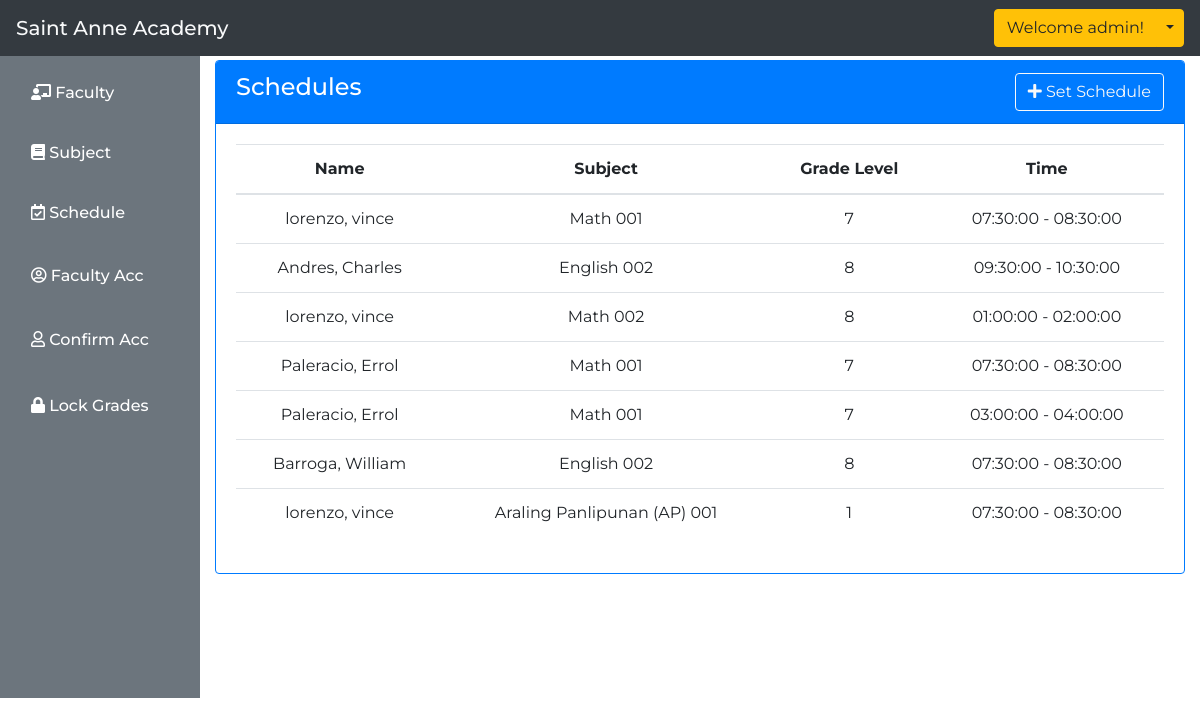
The page /admin/schedule.php (signed in) on the database its author committed.
### tables this page shows
CREATE TABLE `schedule` (
  `schedule_id` int(11) NOT NULL,
  `faculty_id` int(11) NOT NULL,
  `subject_id` int(11) NOT NULL,
  `time_id` int(11) NOT NULL,
  `school_year_id` int(11) NOT NULL
);

CREATE TABLE `faculty` (
  `faculty_id` int(11) NOT NULL,
  `faculty_id_number` varchar(255) NOT NULL,
  `family_name` text NOT NULL,
  `first_name` text NOT NULL,
  `middle_name` text NOT NULL,
  `bday` date NOT NULL,
  `address` varchar(255) NOT NULL,
  `mobile_number` varchar(255) NOT NULL
);

CREATE TABLE `subject` (
  `subject_id` int(11) NOT NULL,
  `subject_code` varchar(50) NOT NULL,
  `subject_name` varchar(255) NOT NULL,
  `grade_level` varchar(255) NOT NULL
);

CREATE TABLE `time` (
  `time_id` int(11) NOT NULL,
  `start_time` time NOT NULL,
  `end_time` time NOT NULL
);

### admin/schedule.php (the view, shortened to what this page needs)
<?php require 'layouts/admin_header.php'; ?>
<div class="float-right col-10" style="margin: 0 auto; margin-top: 5%;">
        <div class="card border-primary mb-3" style="max-width: 100%;">
        <div class="card-header bg-primary">
                <div class="row">
                    <div class="col-6">
                        <h4 class="text-white">Schedules</h4>
                    </div>
                    <div class="col-6">
                        <button type="button" class="btn btn-outline-light float-right" data-toggle="modal" data-target="#exampleModalCenter">
                            <i class="fas fa-plus"></i> Set Schedule
                        </button>
                    </div>
                </div>
            </div>
            <div class="card-body">
                <table class="table text-center">
                    <thead>
                        <tr>
                            <th scope="col">Name</th>
                            <th scope="col">Subject</th>
                            <th scope="col">Grade Level</th>
                            <th scope="col">Time</th>
                        </tr>
                    </thead>
                    <tbody>
                        <?php
                            $con = mysqli_connect("localhost", "root", "", "enrollment");
                            $sql = "SELECT * FROM schedule
                                    INNER JOIN faculty ON schedule.faculty_id = faculty.faculty_id
                                    INNER JOIN subject ON schedule.subject_id = subject.subject_id
                                    INNER JOIN time ON schedule.time_id = time.time_id
                                    INNER JOIN school_year ON schedule.school_year_id = school_year.school_year_id";
                            $result = mysqli_query($con, $sql);
                            while($row = mysqli_fetch_array($result)) {
                        ?>
                            <tr>
                                <td><?php echo $row['family_name']; ?>, <?php echo $row['first_name']; ?></td>
                                <td><?php echo $row['subject_name']; ?></td>
                                <td><?php echo $row['grade_level']; ?></td>
                                <td><?php echo $row['start_time']; ?> - <?php echo $row['end_time']; ?></td>
                            </tr>
                            <?php }?>
                        </tbody>
                </table>
            </div>
        </div>
    </div>
<?php require 'layouts/admin_footer.php'; ?>

### admin/layouts/admin_header.php (style rules this page uses)
body { font-family: Montserrat; }

### rows shown on the page
schedule: faculty.family_name "lorenzo", faculty.first_name "vince", subject.subject_name "Math 001", subject.grade_level "7", time.start_time "07:30:00", time.end_time "08:30:00"
schedule: faculty.family_name "Andres", faculty.first_name "Charles", subject.subject_name "English 002", subject.grade_level "8", time.start_time "09:30:00", time.end_time "10:30:00"
schedule: faculty.family_name "lorenzo", faculty.first_name "vince", subject.subject_name "Math 002", subject.grade_level "8", time.start_time "01:00:00", time.end_time "02:00:00"
schedule: faculty.family_name "Paleracio", faculty.first_name "Errol", subject.subject_name "Math 001", subject.grade_level "7", time.start_time "07:30:00", time.end_time "08:30:00"
schedule: faculty.family_name "Paleracio", faculty.first_name "Errol", subject.subject_name "Math 001", subject.grade_level "7", time.start_time "03:00:00", time.end_time "04:00:00"
schedule: faculty.family_name "Barroga", faculty.first_name "William", subject.subject_name "English 002", subject.grade_level "8", time.start_time "07:30:00", time.end_time "08:30:00"
schedule: faculty.family_name "lorenzo", faculty.first_name "vince", subject.subject_name "Araling Panlipunan (AP) 001", subject.grade_level "1", time.start_time "07:30:00", time.end_time "08:30:00"

### other values the page prints
$_SESSION['username'] "admin"
